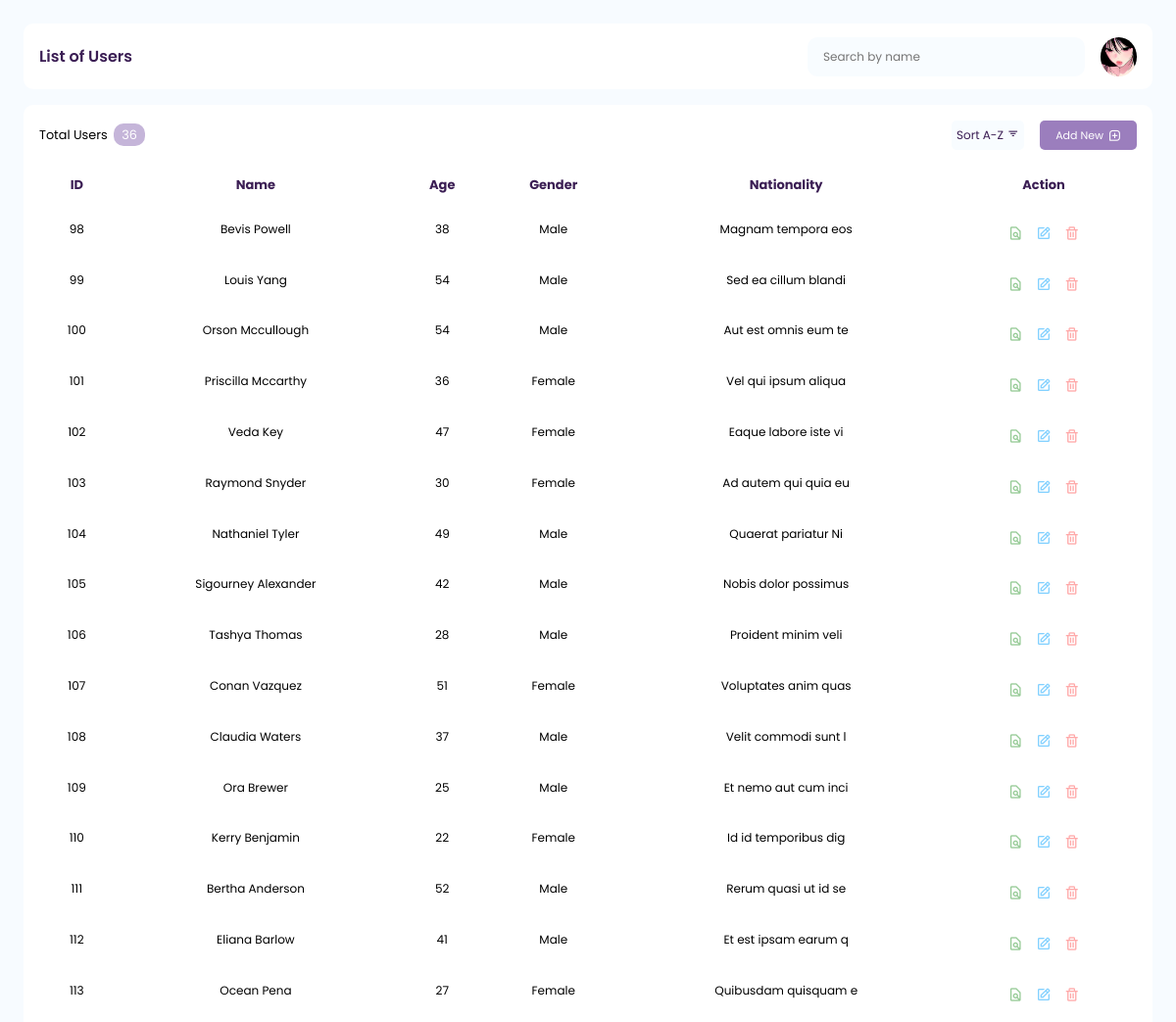
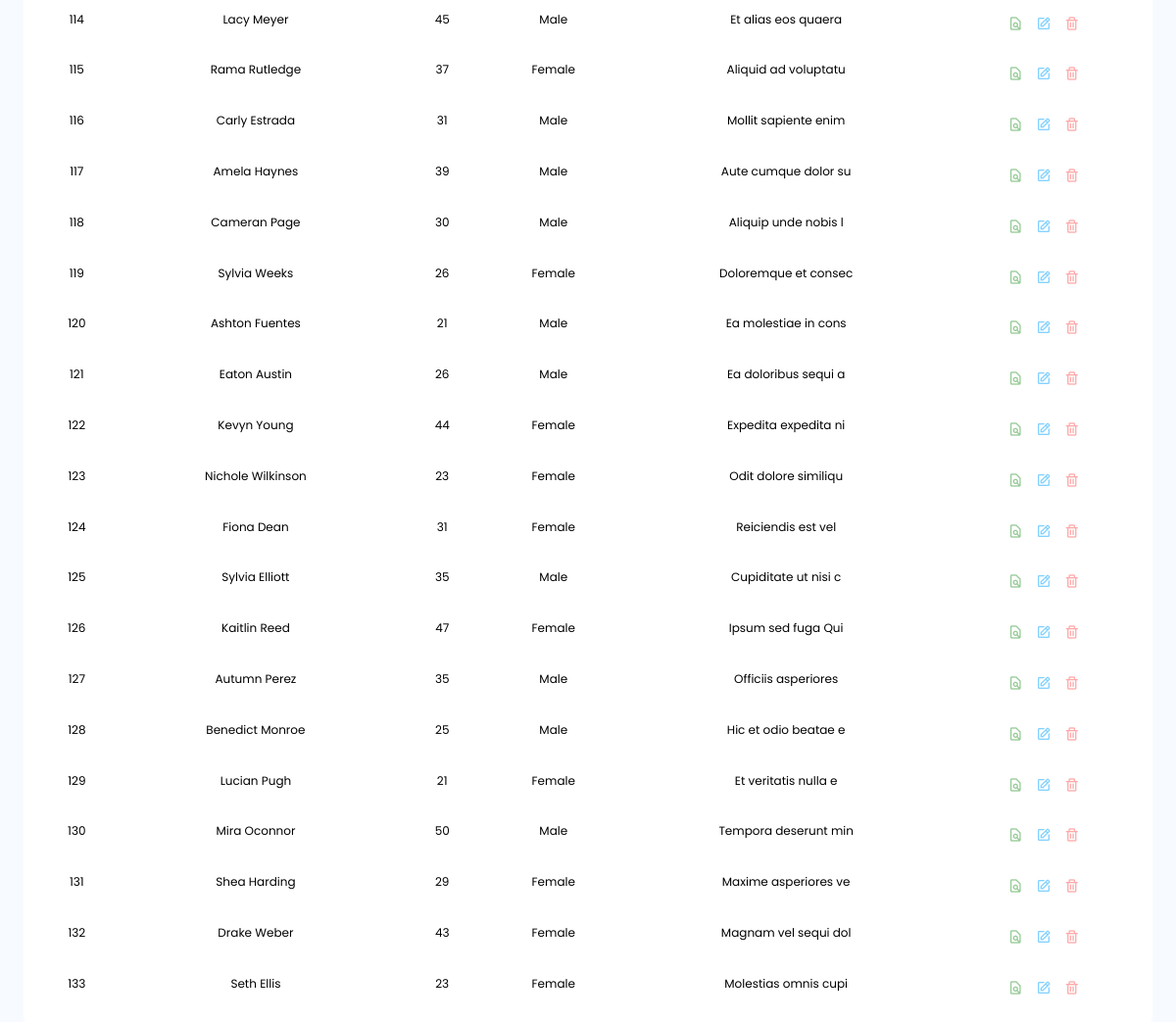
/views/dataView.php, run on the app's committed database (2 pictures, top to bottom).
### tables this page shows
CREATE TABLE `users` (
  `user_id` int(11) NOT NULL,
  `firstname` varchar(50) NOT NULL,
  `lastname` varchar(50) NOT NULL,
  `middle` varchar(50) NOT NULL,
  `dob` date NOT NULL,
  `age` int(50) NOT NULL,
  `sex` enum('Male','Female','Other') NOT NULL,
  `civil_status` varchar(20) NOT NULL,
  `other_status` varchar(50) NOT NULL,
  `tax` varchar(50) NOT NULL,
  `nationality` varchar(50) NOT NULL,
  `religion` varchar(50) NOT NULL,
  `status` varchar(20) NOT NULL
);

### model/User.php (called while the page is built, shortened)
<?php
class User
{
    private $conn;
    public function __construct($db_conn)
    {
        $this->conn = $db_conn;
    }
    public function getAll()
    {
        $dataQuery = "SELECT users.user_id, users.firstname, users.lastname, users.middle, users.dob,users.age, users.sex, users.civil_status, users.other_status, users.tax, users.nationality, users.religion,users.status,
        ad.unit, ad.house_no, ad.street, ad.subdivision, ad.baranggay, ad.city_municipality, ad.province_home, ad.country, ad.zip,
        birth.b_unit, birth.b_house, birth.b_subdivision, birth.b_baranggay, birth.municipality_birth, birth.province_birth, birth.b_country,  birth.b_zip, birth.b_street,
        contacts.mobile, contacts.email, contacts.telephone,
        parents.father_lastname, parents.father_firstname, parents.father_middleinitial, parents.mother_lastname, parents.mother_firstname, parents.mother_middleinitial
        FROM users
        LEFT JOIN addresses ad ON users.user_id = ad.user_id
        LEFT JOIN birth_place birth ON users.user_id = birth.user_id
        LEFT JOIN contacts ON users.user_id = contacts.user_id
        LEFT JOIN parents ON users.user_id = parents.user_id
        WHERE users.status = 'Active';
        ";
        $statement = $this->conn->prepare($dataQuery);
        if (!$statement->execute()) {
            print_r($statement->errorInfo());
            exit();
        }
        $result = $statement->fetchAll(PDO::FETCH_ASSOC);
        return $result;
    }
}

### views/dataView.php (the view, shortened to what this page needs)
<?php
require_once '../config/connection.php';
require_once '../model/User.php';
$user = new User($conn);
$users = $user->getAll();
?>
<!DOCTYPE html>
<html lang="en">
<head>
  <link rel="stylesheet" href="../assets/css/table.css">
  <link href="https://unpkg.com/boxicons@2.1.4/css/boxicons.min.css" rel="stylesheet" />
</head>
<body>
  <header>
    <p>List of Users</p>
    <div class="search">
      <input type="text" id="searchInput" placeholder="Search by name" onkeyup="searchTable()" />
      <div class="image">
        <img src="../assets/image/profile.png" alt="" />
      </div>
    </div>
  </header>
  <main>
    <div class="wrapper">
      <div class="head">
        <div class="total-con">
          <p>Total Users <span><?php echo count($users); ?></span></p>
        </div>
        <div class="container">
          <button class="filter-btn">
            Sort <span id="sortLabel">A-Z</span> <i class="bx bx-filter"></i>
          </button>
          <button class="add-btn" onclick="window.location.href='../return.php'">Add New <i class="bx bx-message-square-add"></i></button>
        </div>
      </div>
      <div class="table-con">
        <table id="userTable">
          <tr>
            <th>ID</th>
            <th class="sortable" id="nameColumn">Name</th>
            <th>Age</th>
            <th>Gender</th>
            <th>Nationality</th>
            <th>Action</th>
          </tr>
          <?php
          if (empty($users)):
          ?>
            <tr>
              <td colspan="6" class="nodata">
                <p>No data available at the moment.</p>
              </td>
            </tr>
            <?php
          else:
            foreach ($users as $data):
            ?>
              <tr>
                <td><?php echo $data['user_id']; ?></td>
                <td class="user-name"><?php echo $data['firstname'] . ' ' . $data['lastname']; ?></td>
                <td><?php echo $data['age']; ?></td>
                <td><?php echo $data['sex']; ?></td>
                <td><?php echo $data['nationality']; ?></td>
                <td class="actions">
                  <button class="find" onclick="window.location.href='../success.php?id=<?php echo $data['user_id']; ?>'"><i class="bx bx-file-find"></i></button>
                  <button class="edit" onclick="window.location.href='../views/updateView.php?id=<?php echo $data['user_id']; ?>'"><i class="bx bx-edit"></i></button>
                  <form method="POST" action="../routes/process.php" onsubmit="return confirm('Are you sure you want to delete this user?');">
                    <button type="submit" class="delete"><i class="bx bx-trash"></i></button>
                  </form>
                </td>
              </tr>
          <?php
            endforeach;
          endif;
          ?>
        </table>
      </div>
    </div>
  </main>
</body>
</html>

### assets/css/table.css (style rules this page uses)
* { font-family: "Poppins", serif; padding: 0; }
body { overflow-x: hidden; padding: 1rem; background-color: rgba(200, 228, 255, 0.13); }
.search { width: 30%; display: flex; gap: 1rem; }
.search input { width: 100%; padding-block: 5px; border-radius: 10px; border: none; background-color: rgba(200, 228, 255, 0.13); font-size: 12px; padding-inline: 1rem; }
.image { width: 50px; height: 40px; border-radius: 50%; overflow: hidden; }
.image img { width: 100%; height: 100%; object-fit: cover; }
.wrapper { max-width: 1500px; background-color: white; margin-inline: auto; margin-top: 1rem; border-radius: 10px; padding: 1rem; }
.head { display: flex; justify-content: space-between; height: 30px; }
.head i { font-size:13px; }
.total-con { display: flex; height:100%; align-items: center; gap: 1rem; font-size: .8rem; }
.total-con span { margin-left: .2rem; color: white; background-color: #9b7ebd93; padding-block:3px; border-radius: 10px; padding-inline: .5rem; }
.filter-btn { padding: 5px; border: none; color: #3B1E54; border-radius:5px; background-color: rgba(200, 228, 255, 0.13); font-size: 12px; cursor: pointer; }
.container { display: flex; gap: 1rem; }
.add-btn { padding-inline: 1rem; border: solid 1px; height: 100%; border: none; border-radius:5px; background-color: #9B7EBD; color: white; font-size: 11px; display: flex; align-items: center; gap: 5px; cursor: pointer; }
.table-con { margin-top: 1rem; }
table { width: 100%; }
td { margin-top: .8rem; font-size: 12px; text-align: center; padding: .5rem; }
th { color: #3B1E54; padding: .5rem; font-size: 13px; }
.actions { display: flex; justify-content: center; gap: .8rem; }
.actions i { font-size: 1rem; }
.find { color: rgba(0, 128, 0, 0.411); }
.delete { color: rgba(255, 0, 0, 0.336); }
.edit { color: rgba(122, 206, 255, 0.932); }
.table-con button { cursor: pointer; border: none; background-color: transparent; }

### data on the page
users: user_id "98", firstname "Bevis", lastname "Powell", age "38", sex "Male", nationality "Magnam tempora eos"
users: user_id "99", firstname "Louis", lastname "Yang", age "54", sex "Male", nationality "Sed ea cillum blandi"
users: user_id "100", firstname "Orson", lastname "Mccullough", age "54", sex "Male", nationality "Aut est omnis eum te"
users: user_id "101", firstname "Priscilla", lastname "Mccarthy", age "36", sex "Female", nationality "Vel qui ipsum aliqua"
users: user_id "102", firstname "Veda", lastname "Key", age "47", sex "Female", nationality "Eaque labore iste vi"
users: user_id "103", firstname "Raymond", lastname "Snyder", age "30", sex "Female", nationality "Ad autem qui quia eu"
users: user_id "104", firstname "Nathaniel", lastname "Tyler", age "49", sex "Male", nationality "Quaerat pariatur Ni"
users: user_id "105", firstname "Sigourney", lastname "Alexander", age "42", sex "Male", nationality "Nobis dolor possimus"
users: user_id "106", firstname "Tashya", lastname "Thomas", age "28", sex "Male", nationality "Proident minim veli"
users: user_id "107", firstname "Conan", lastname "Vazquez", age "51", sex "Female", nationality "Voluptates anim quas"
users: user_id "108", firstname "Claudia", lastname "Waters", age "37", sex "Male", nationality "Velit commodi sunt l"
users: user_id "109", firstname "Ora", lastname "Brewer", age "25", sex "Male", nationality "Et nemo aut cum inci"
users: user_id "110", firstname "Kerry", lastname "Benjamin", age "22", sex "Female", nationality "Id id temporibus dig"
users: user_id "111", firstname "Bertha", lastname "Anderson", age "52", sex "Male", nationality "Rerum quasi ut id se"
users: user_id "112", firstname "Eliana", lastname "Barlow", age "41", sex "Male", nationality "Et est ipsam earum q"
users: user_id "113", firstname "Ocean", lastname "Pena", age "27", sex "Female", nationality "Quibusdam quisquam e"
users: user_id "114", firstname "Lacy", lastname "Meyer", age "45", sex "Male", nationality "Et alias eos quaera"
users: user_id "115", firstname "Rama", lastname "Rutledge", age "37", sex "Female", nationality "Aliquid ad voluptatu"
users: user_id "116", firstname "Carly", lastname "Estrada", age "31", sex "Male", nationality "Mollit sapiente enim"
users: user_id "117", firstname "Amela", lastname "Haynes", age "39", sex "Male", nationality "Aute cumque dolor su"
users: user_id "118", firstname "Cameran", lastname "Page", age "30", sex "Male", nationality "Aliquip unde nobis l"
users: user_id "119", firstname "Sylvia", lastname "Weeks", age "26", sex "Female", nationality "Doloremque et consec"
users: user_id "120", firstname "Ashton", lastname "Fuentes", age "21", sex "Male", nationality "Ea molestiae in cons"
users: user_id "121", firstname "Eaton", lastname "Austin", age "26", sex "Male", nationality "Ea doloribus sequi a"
users: user_id "122", firstname "Kevyn", lastname "Young", age "44", sex "Female", nationality "Expedita expedita ni"
users: user_id "123", firstname "Nichole", lastname "Wilkinson", age "23", sex "Female", nationality "Odit dolore similiqu"
users: user_id "124", firstname "Fiona", lastname "Dean", age "31", sex "Female", nationality "Reiciendis est vel"
users: user_id "125", firstname "Sylvia", lastname "Elliott", age "35", sex "Male", nationality "Cupiditate ut nisi c"
users: user_id "126", firstname "Kaitlin", lastname "Reed", age "47", sex "Female", nationality "Ipsum sed fuga Qui"
users: user_id "127", firstname "Autumn", lastname "Perez", age "35", sex "Male", nationality "Officiis asperiores"
users: user_id "128", firstname "Benedict", lastname "Monroe", age "25", sex "Male", nationality "Hic et odio beatae e"
users: user_id "129", firstname "Lucian", lastname "Pugh", age "21", sex "Female", nationality "Et veritatis nulla e"
users: user_id "130", firstname "Mira", lastname "Oconnor", age "50", sex "Male", nationality "Tempora deserunt min"
users: user_id "131", firstname "Shea", lastname "Harding", age "29", sex "Female", nationality "Maxime asperiores ve"
users: user_id "132", firstname "Drake", lastname "Weber", age "43", sex "Female", nationality "Magnam vel sequi dol"
users: user_id "133", firstname "Seth", lastname "Ellis", age "23", sex "Female", nationality "Molestias omnis cupi"

### other printed values
count($users) "36"
